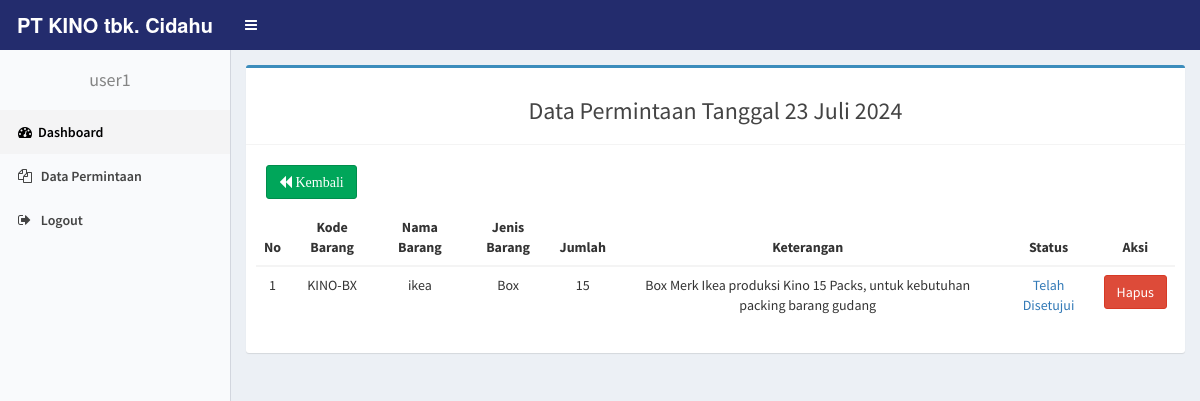
The app's page /unit_pelayanan/index.php?p=detil&tgl=2024-07-23 (signed in) with its own data.
### tables this page shows
CREATE TABLE `permintaan` (
  `id_permintaan` int(100) NOT NULL,
  `unit` varchar(20) NOT NULL,
  `kode_brg` varchar(20) NOT NULL,
  `jumlah` int(11) NOT NULL,
  `tgl_permintaan` date NOT NULL,
  `status` int(11) NOT NULL,
  `nama_barang` varchar(50) NOT NULL,
  `jenis_barang` varchar(50) NOT NULL,
  `keterangan` text NOT NULL
);

### fungsi/fungsi.php (called while the page is built)
<?php
	function tanggal_indo($tanggal) {
		$bulan = array(1=>'Januari',
						  'Februari',
						  'Maret',
						  'April',
						  'Mei',
						  'Juni',
						  'Juli',
						  'Agustus',
						  'September',
						  'Oktober',
						  'November',
						  'Desember'
				);
		$split = explode('-', $tanggal);
		$tanggal_indo = $split[2] . ' ' . $bulan[(int)$split[1]] . ' ' . $split[0];
		return $tanggal_indo;
	}
?>

### unit_pelayanan/detilpesan.php (the view, shortened to what this page needs)
<?php
    include "../fungsi/koneksi.php";
    include "../fungsi/fungsi.php";
    if (isset($_GET['tgl'])) {
        $tgl = $_GET['tgl'];
        $query = mysqli_query($koneksi, "SELECT id_permintaan, kode_brg, nama_barang, jumlah,jenis_barang, status, keterangan FROM permintaan
        WHERE tgl_permintaan='$tgl' AND unit='$_SESSION[username]' ");
    }
?>
<section class="content">
    <div class="row">
        <div class="col-sm-12">
             <div class="box box-primary">
                <div class="box-header with-border">
                    <h3 class="text-center">Data Permintaan Tanggal <?php echo tanggal_indo($tgl); ?></h3>
                </div>
                <div class="box-body">
                    <a href="index.php?p=datapesanan" style="margin:10px;" class="btn btn-success"><i class='fa fa-backward'>  Kembali</i></a>
                    <div class="table-responsive">
                        <table class="table text-center">
                            <thead  >
                                <tr>
                                    <th>No</th>
                                    <th>Kode Barang</th>
                                    <th>Nama Barang</th>
									<th>Jenis Barang</th>
                                    <th>Jumlah</th>
                                    <th>Keterangan</th>
                                    <th>Status</th>
                                    <th>Aksi</th>
                                </tr>
                            </thead>
                            <tbody>
                                <tr>
                                    <?php
                                        $no =1 ;
                                        if (mysqli_num_rows($query)) {
                                            while($row=mysqli_fetch_assoc($query)):
                                     ?>
                                        <td> <?= $no; ?> </td>
                                        <td> <?= $row['kode_brg']; ?> </td>
                                        <td> <?= $row['nama_barang']; ?> </td>
										<td> <?= $row['jenis_barang']; ?> </td>
                                        <td> <?= $row['jumlah']; ?> </td>
                                        <td> <?= $row['keterangan']; ?> </td>
                                        <td > <?php
                                                if ($row['status'] == 0){
                                                    echo '<span class=text-warning>Menunggu Persetujuan</span>';
                                                } elseif ($row['status'] == 1) {
                                                    echo '<span class=text-primary>Telah Disetujui</span>';
                                                } else {
                                                    echo '<span class=text-danger>Tidak Disetujui</span>';
                                                }
                                               ?>
                                         </td>
                                         <td>
                                                    <a  href="?p=detil&aksi=hapus&id=<?= $row['id_permintaan']; ?>&tgl=<?= $tgl; ?>"><span data-placement='top' data-toggle='tooltip' title='Hapus'><button   class="btn btn-danger" onclick="return confirm('Yakin ingin menghapus ?')">Hapus</button></span></a>
                                        </td>
                            </tr>
                            <?php $no++; endwhile; }else {echo "<tr><td colspan=9>Tidak ada permintaan material teknik.</td></tr>";} ?>
                            </tbody>
                        </table>
                    </div>
                </div>
            </div>
        </div>
    </div>
</section>

### records on screen
permintaan: kode_brg "KINO-BX", nama_barang "ikea", jenis_barang "Box", jumlah "15", keterangan "Box Merk Ikea produksi Kino 15 Packs, untuk kebutuhan packing barang gudang", status "Telah Disetujui"

### other values on screen
$_SESSION['username'] "user1"
tanggal_indo($tgl) "23 Juli 2024"
